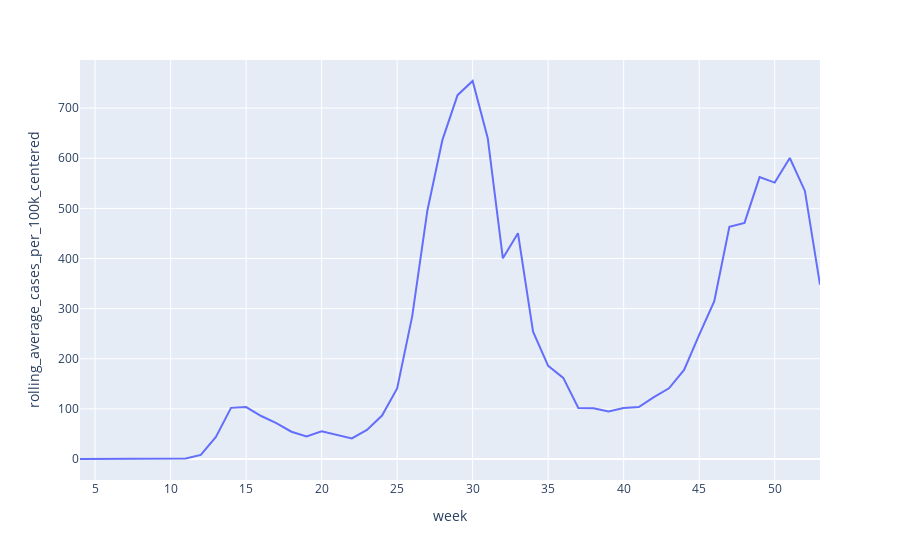

The cell this chart's notebook holds for it:
### Code cell
fig = px.line(Miami_test_2020, x=Miami_test_2020.index, y='rolling_average_cases_per_100k_centered')
fig.show()

### Figure 1 — Plotly figure (JSON) as saved in the notebook; plotly's stock layout.template omitted (floating-point values rounded to 4 significant figures)
{"data": [{"hovertemplate": "week=%{x}<br>rolling_average_cases_per_100k_centered=%{y}<extra></extra>", "legendgroup": "", "line": {"color": "#636efa", "dash": "solid"}, "marker": {"symbol": "circle"}, "mode": "lines", "name": "", "orientation": "v", "showlegend": false, "type": "scatter", "x": [4, 5, 6, 7, 8, 9, 10, 11, 12, 13, 14, 15, 16, 17, 18, 19, 20, 21, 22, 23, 24, 25, 26, 27, 28, 29, 30, 31, 32, 33, 34, 35, 36, 37, 38, 39, 40, 41, 42, 43, 44, 45, 46, 47, 48, 49, 50, 51, 52, 53], "xaxis": "x", "y": [0, 0, 0, 0, 0, 0, 0, 0.9412, 8.239, 44.15, 102.0, 103.6, 85.72, 71.76, 54.41, 45.07, 55.21, 48.61, 41.12, 57.9, 86.69, 140.7, 285.0, 495.3, 636.8, 725.8, 754.1, 640.0, 400.5, 450.5, 254.1, 185.8, 161.9, 101.8, 101.2, 94.9, 101.5, 103.5, 123.5, 141.0, 177.7, 247.5, 314.8, 463.4, 471.1, 562.3, 551.4, 600.5, 534.8, 347.7], "yaxis": "y"}], "layout": {"legend": {"tracegroupgap": 0}, "margin": {"t": 60}, "xaxis": {"anchor": "y", "domain": [0, 1], "title": {"text": "week"}}, "yaxis": {"anchor": "x", "domain": [0, 1], "title": {"text": "rolling_average_cases_per_100k_centered"}}}}
